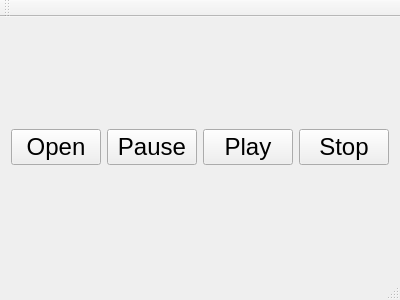
<?xml version="1.0" encoding="UTF-8"?>
<ui version="4.0">
 <class>MainWindow</class>
 <widget class="QMainWindow" name="MainWindow">
  <property name="geometry">
   <rect>
    <x>0</x>
    <y>0</y>
    <width>400</width>
    <height>300</height>
   </rect>
  </property>
  <property name="windowTitle">
   <string>MainWindow</string>
  </property>
  <widget class="QWidget" name="centralWidget">
   <layout class="QVBoxLayout" name="verticalLayout">
    <item>
     <layout class="QHBoxLayout" name="horizontalLayout">
      <item>
       <widget class="QPushButton" name="openButton">
        <property name="font">
         <font>
          <pointsize>18</pointsize>
         </font>
        </property>
        <property name="text">
         <string>Open</string>
        </property>
       </widget>
      </item>
      <item>
       <widget class="QPushButton" name="pauseButton">
        <property name="font">
         <font>
          <pointsize>18</pointsize>
         </font>
        </property>
        <property name="text">
         <string>Pause</string>
        </property>
       </widget>
      </item>
      <item>
       <widget class="QPushButton" name="playButton">
        <property name="font">
         <font>
          <pointsize>18</pointsize>
         </font>
        </property>
        <property name="text">
         <string>Play</string>
        </property>
       </widget>
      </item>
      <item>
       <widget class="QPushButton" name="stopButton">
        <property name="font">
         <font>
          <pointsize>18</pointsize>
         </font>
        </property>
        <property name="text">
         <string>Stop</string>
        </property>
       </widget>
      </item>
     </layout>
    </item>
   </layout>
  </widget>
  <widget class="QMenuBar" name="menuBar">
   <property name="geometry">
    <rect>
     <x>0</x>
     <y>0</y>
     <width>400</width>
     <height>22</height>
    </rect>
   </property>
  </widget>
  <widget class="QToolBar" name="mainToolBar">
   <attribute name="toolBarArea">
    <enum>TopToolBarArea</enum>
   </attribute>
   <attribute name="toolBarBreak">
    <bool>false</bool>
   </attribute>
  </widget>
  <widget class="QStatusBar" name="statusBar"/>
 </widget>
 <layoutdefault spacing="6" margin="11"/>
 <resources/>
 <connections/>
</ui>
